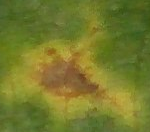
#> input picture imagens/Soja Carijo/DSC_0127_10.png, 150 x 132 px
$ python -i teste.py   (imports and definitions only)
#> lines starting #> are read from the running program, lines starting #| are printed output that depends on the picture
#> further down, picture is the input picture: shape (132, 150, 3); mean B, G, R 44.1, 122.3, 117.3
import cv2
import numpy as np
import joblib
from skimage.feature import hog
from skfuzzy import gaussmf
import tkinter as tk
from tkinter import filedialog
from PIL import Image, ImageTk
import matplotlib.pyplot as plt


# Pesos para os recursos e valores de pertinência fuzzy (valores arbitrários, ajuste conforme necessário)
fuzzy_weights = [0.05, 0.3, 0.05, 0.05, 0.05, 0.05, 0,15]

# Variáveis globais para armazenar informações sobre a seleção retangular
ref_pt = []
cropping = False

def extract_hog_features(image):
    image_cin = cv2.cvtColor(image, cv2.COLOR_BGR2GRAY)
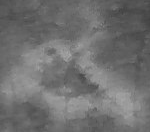
#> image_cin: shape (132, 150); min 65, max 168, mean 111.9
    resized_image_cin = cv2.resize(image_cin, (64, 64))
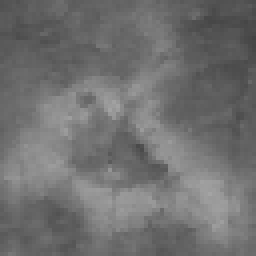
#> resized_image_cin: shape (64, 64) (shown 4 times larger); min 67, max 164, mean 111.8
    resized_image = cv2.resize(image, (64, 64))
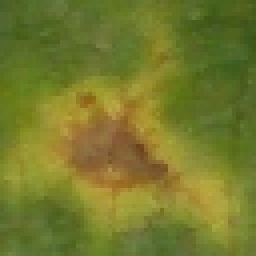
#> resized_image: shape (64, 64, 3) (shown 4 times larger); mean B, G, R 44, 122.3, 117.2

    hog_features = hog(resized_image_cin, pixels_per_cell=(8, 8), cells_per_block=(2, 2))
#> hog_features = 1764 values, max 0.284 at index 1553, min 0 at index 428, mean 0.149

    # Converter a imagem para o espaço de cores HSV
    hsv_image = cv2.cvtColor(resized_image, cv2.COLOR_BGR2HSV)
#> hsv_image: shape (64, 64, 3); mean H, S, V 32.8, 167.4, 128.3

    # Extrair histograma de cores dos canais H, S e V da imagem HSV
    color_hist_features_h = cv2.calcHist([hsv_image], [0], None, [8], [0, 256])
#> color_hist_features_h = [1467, 2629, 0, 0, 0, 0, 0, 0]
    color_hist_features_s = cv2.calcHist([hsv_image], [1], None, [8], [0, 256])
#> color_hist_features_s = [0, 0, 0, 31, 1197, 2610, 258, 0]
    color_hist_features_v = cv2.calcHist([hsv_image], [2], None, [8], [0, 256])
#> color_hist_features_v = [0, 0, 139, 2143, 1312, 502, 0, 0]

    # Normalizar os histogramas de cores
    color_hist_features_h = cv2.normalize(color_hist_features_h, color_hist_features_h).flatten()
#> color_hist_features_h = [0.487, 0.873, 0, 0, 0, 0, 0, 0]
    color_hist_features_s = cv2.normalize(color_hist_features_s, color_hist_features_s).flatten()
#> color_hist_features_s = [0, 0, 0, 0.0108, 0.415, 0.905, 0.0895, 0]
    color_hist_features_v = cv2.normalize(color_hist_features_v, color_hist_features_v).flatten()
#> color_hist_features_v = [0, 0, 0.0542, 0.835, 0.511, 0.196, 0, 0]

    color_hist_features_r = cv2.calcHist([image], [0], None, [8], [0, 256])
#> color_hist_features_r = [2486, 16661, 653, 0, 0, 0, 0, 0]
    color_hist_features_g = cv2.calcHist([image], [1], None, [8], [0, 256])
#> color_hist_features_g = [0, 0, 1016, 11712, 6635, 437, 0, 0]
    color_hist_features_b = cv2.calcHist([image], [2], None, [8], [0, 256])
#> color_hist_features_b = [0, 124, 6001, 6224, 5040, 2407, 4, 0]

    color_hist_features_r = cv2.normalize(color_hist_features_r, color_hist_features_r).flatten()
#> color_hist_features_r = [0.147, 0.988, 0.0387, 0, 0, 0, 0, 0]
    color_hist_features_g = cv2.normalize(color_hist_features_g, color_hist_features_g).flatten()
#> color_hist_features_g = [0, 0, 0.0752, 0.867, 0.491, 0.0324, 0, 0]
    color_hist_features_b = cv2.normalize(color_hist_features_b, color_hist_features_b).flatten()
#> color_hist_features_b = [0, 0.012, 0.583, 0.605, 0.49, 0.234, 0.000389, 0]

    # Combine the HOG and color histogram features in a dictionary
    features = {
        'hog': hog_features,
        'color_hist_h': color_hist_features_h,
        'color_hist_s': color_hist_features_s,
        'color_hist_v': color_hist_features_v,
        'color_hist_r': color_hist_features_r,
        'color_hist_g': color_hist_features_g,
        'color_hist_b': color_hist_features_b,
    }

    return features


# Carregar o modelo treinado a partir do arquivo
modelo_arquivo = "modelo_rede_neural.joblib"
# [1 line not run here, left out]

# Function to handle mouse click events
# [115 lines left out: functions on_click, calculate_fuzzy_memberships, open_image, not called in this run]

# Cria a janela principal
# [2 lines not run here, left out]

# Botão para abrir a imagem
# [1 line that did not run here, left out]
# [1 line not run here, left out]

# Label para mostrar o resultado da classificação
# [1 line that did not run here, left out]
# [4 lines not run here, left out]

>>> import cv2
>>> picture = cv2.imread('imagens/Soja Carijo/DSC_0127_10.png')
>>> result = extract_hog_features(picture)
#> result = 7 items

$ run again, on imagens/Soja Crestamento/DSC_0039_11.png
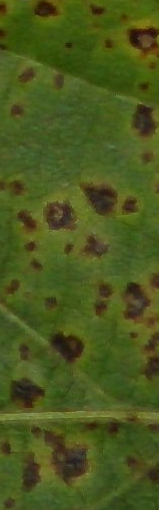
#> input picture imagens/Soja Crestamento/DSC_0039_11.png, 159 x 510 px
#> picture is the input picture: shape (510, 159, 3); mean B, G, R 29.5, 87.4, 74.3
#> in extract_hog_features, `resized_image_cin = cv2.resize(image_cin, (64, 64))`:
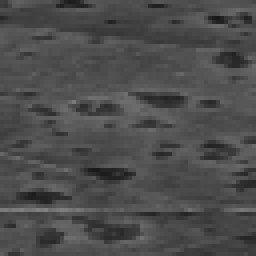
#> resized_image_cin: shape (64, 64) (shown 4 times larger); min 24, max 129, mean 76.6
#> in extract_hog_features, `resized_image = cv2.resize(image, (64, 64))`:
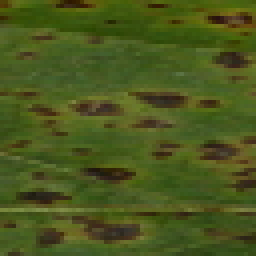
#> resized_image: shape (64, 64, 3) (shown 4 times larger); mean B, G, R 29.2, 87.1, 74
#> hog_features = 1764 values, max 0.384 at index 1516, min 0 at index 1, mean 0.139
#> hsv_image: shape (64, 64, 3); mean H, S, V 36, 171.6, 89
#> in extract_hog_features, `color_hist_features_h = cv2.calcHist([hsv_image], [0], None, [8], [0, ..`: color_hist_features_h = [824, 3272, 0, 0, 0, 0, 0, 0]
#> in extract_hog_features, `color_hist_features_s = cv2.calcHist([hsv_image], [1], None, [8], [0, ..`: color_hist_features_s = [0, 5, 25, 115, 1201, 1922, 637, 191]
#> in extract_hog_features, `color_hist_features_v = cv2.calcHist([hsv_image], [2], None, [8], [0, ..`: color_hist_features_v = [2, 249, 2501, 1326, 18, 0, 0, 0]
#> in extract_hog_features, `color_hist_features_h = cv2.normalize(color_hist_features_h, color_his..`: color_hist_features_h = [0.244, 0.97, 0, 0, 0, 0, 0, 0]
#> in extract_hog_features, `color_hist_features_s = cv2.normalize(color_hist_features_s, color_his..`: color_hist_features_s = [0, 0.00211, 0.0106, 0.0486, 0.508, 0.813, 0.269, 0.0808]
#> in extract_hog_features, `color_hist_features_v = cv2.normalize(color_hist_features_v, color_his..`: color_hist_features_v = [0.000704, 0.0876, 0.88, 0.467, 0.00633, 0, 0, 0]
#> in extract_hog_features, `color_hist_features_r = cv2.calcHist([image], [0], None, [8], [0, 256])`: color_hist_features_r = [44582, 36131, 377, 0, 0, 0, 0, 0]
#> in extract_hog_features, `color_hist_features_g = cv2.calcHist([image], [1], None, [8], [0, 256])`: color_hist_features_g = [562, 7619, 46358, 26144, 407, 0, 0, 0]
#> in extract_hog_features, `color_hist_features_b = cv2.calcHist([image], [2], None, [8], [0, 256])`: color_hist_features_b = [28, 18612, 54974, 7369, 107, 0, 0, 0]
#> in extract_hog_features, `color_hist_features_r = cv2.normalize(color_hist_features_r, color_his..`: color_hist_features_r = [0.777, 0.63, 0.00657, 0, 0, 0, 0, 0]
#> in extract_hog_features, `color_hist_features_g = cv2.normalize(color_hist_features_g, color_his..`: color_hist_features_g = [0.0105, 0.142, 0.862, 0.486, 0.00757, 0, 0, 0]
#> in extract_hog_features, `color_hist_features_b = cv2.normalize(color_hist_features_b, color_his..`: color_hist_features_b = [0.000479, 0.318, 0.94, 0.126, 0.00183, 0, 0, 0]
#> result = 7 items

$ run again, on imagens/Soja Crestamento/DSC_0039_3.png
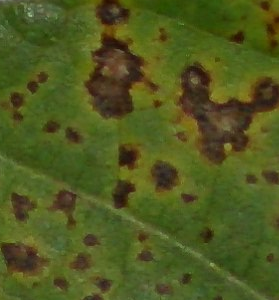
#> input picture imagens/Soja Crestamento/DSC_0039_3.png, 279 x 300 px
#> picture is the input picture: shape (300, 279, 3); mean B, G, R 31.3, 88.7, 79.5
#> in extract_hog_features, `resized_image_cin = cv2.resize(image_cin, (64, 64))`:
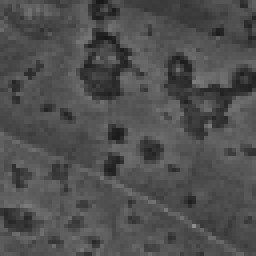
#> resized_image_cin: shape (64, 64) (shown 4 times larger); min 23, max 140, mean 79.3
#> in extract_hog_features, `resized_image = cv2.resize(image, (64, 64))`:
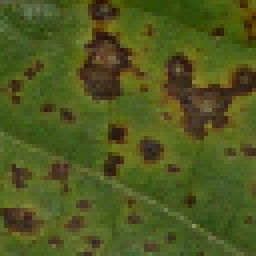
#> resized_image: shape (64, 64, 3) (shown 4 times larger); mean B, G, R 31.1, 88.5, 79.4
#> hog_features = 1764 values, max 0.265 at index 297, min 0 at index 1, mean 0.15
#> hsv_image: shape (64, 64, 3); mean H, S, V 33.7, 169.2, 92.2
#> in extract_hog_features, `color_hist_features_h = cv2.calcHist([hsv_image], [0], None, [8], [0, ..`: color_hist_features_h = [1175, 2921, 0, 0, 0, 0, 0, 0]
#> in extract_hog_features, `color_hist_features_s = cv2.calcHist([hsv_image], [1], None, [8], [0, ..`: color_hist_features_s = [0, 0, 35, 249, 1142, 1925, 562, 183]
#> in extract_hog_features, `color_hist_features_v = cv2.calcHist([hsv_image], [2], None, [8], [0, ..`: color_hist_features_v = [0, 248, 1922, 1909, 17, 0, 0, 0]
#> in extract_hog_features, `color_hist_features_h = cv2.normalize(color_hist_features_h, color_his..`: color_hist_features_h = [0.373, 0.928, 0, 0, 0, 0, 0, 0]
#> in extract_hog_features, `color_hist_features_s = cv2.normalize(color_hist_features_s, color_his..`: color_hist_features_s = [0, 0, 0.015, 0.107, 0.49, 0.827, 0.241, 0.0786]
#> in extract_hog_features, `color_hist_features_v = cv2.normalize(color_hist_features_v, color_his..`: color_hist_features_v = [0, 0.0912, 0.707, 0.702, 0.00625, 0, 0, 0]
#> in extract_hog_features, `color_hist_features_r = cv2.calcHist([image], [0], None, [8], [0, 256])`: color_hist_features_r = [42756, 40077, 836, 25, 6, 0, 0, 0]
#> in extract_hog_features, `color_hist_features_g = cv2.calcHist([image], [1], None, [8], [0, 256])`: color_hist_features_g = [875, 10492, 35257, 36810, 257, 9, 0, 0]
#> in extract_hog_features, `color_hist_features_b = cv2.calcHist([image], [2], None, [8], [0, 256])`: color_hist_features_b = [0, 13775, 54691, 14931, 301, 2, 0, 0]
#> in extract_hog_features, `color_hist_features_r = cv2.normalize(color_hist_features_r, color_his..`: color_hist_features_r = [0.73, 0.684, 0.0143, 0.000427, 0.000102, 0, 0, 0]
#> in extract_hog_features, `color_hist_features_g = cv2.normalize(color_hist_features_g, color_his..`: color_hist_features_g = [0.0168, 0.202, 0.677, 0.707, 0.00494, 0.000173, 0, 0]
#> in extract_hog_features, `color_hist_features_b = cv2.normalize(color_hist_features_b, color_his..`: color_hist_features_b = [0, 0.236, 0.937, 0.256, 0.00516, 3.43e-05, 0, 0]
#> result = 7 items

$ run again, on imagens/Soja Ferrugem/DSC_0024_1.png
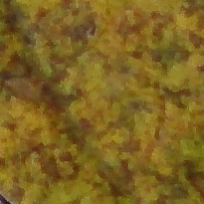
#> input picture imagens/Soja Ferrugem/DSC_0024_1.png, 204 x 204 px
#> picture is the input picture: shape (204, 204, 3); mean B, G, R 33.6, 99.4, 125.3
#> in extract_hog_features, `image_cin = cv2.cvtColor(image, cv2.COLOR_BGR2GRAY)`:
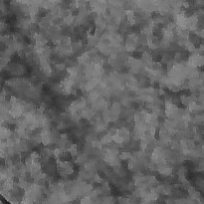
#> image_cin: shape (204, 204); min 24, max 150, mean 99.7
#> in extract_hog_features, `resized_image = cv2.resize(image, (64, 64))`:
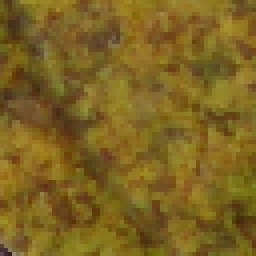
#> resized_image: shape (64, 64, 3) (shown 4 times larger); mean B, G, R 33.5, 99.3, 125.2
#> hog_features = 1764 values, max 0.247 at index 519, min 0.0161 at index 764, mean 0.155
#> hsv_image: shape (64, 64, 3); mean H, S, V 21.5, 186.9, 125.2
#> in extract_hog_features, `color_hist_features_h = cv2.calcHist([hsv_image], [0], None, [8], [0, ..`: color_hist_features_h = [4093, 0, 0, 0, 0, 3, 0, 0]
#> in extract_hog_features, `color_hist_features_s = cv2.calcHist([hsv_image], [1], None, [8], [0, ..`: color_hist_features_s = [0, 1, 6, 21, 287, 2134, 1539, 108]
#> in extract_hog_features, `color_hist_features_v = cv2.calcHist([hsv_image], [2], None, [8], [0, ..`: color_hist_features_v = [0, 2, 258, 1845, 1947, 44, 0, 0]
#> in extract_hog_features, `color_hist_features_h = cv2.normalize(color_hist_features_h, color_his..`: color_hist_features_h = [1, 0, 0, 0, 0, 0.000733, 0, 0]
#> in extract_hog_features, `color_hist_features_s = cv2.normalize(color_hist_features_s, color_his..`: color_hist_features_s = [0, 0.000378, 0.00227, 0.00793, 0.108, 0.806, 0.581, 0.0408]
#> in extract_hog_features, `color_hist_features_v = cv2.normalize(color_hist_features_v, color_his..`: color_hist_features_v = [0, 0.000742, 0.0957, 0.685, 0.722, 0.0163, 0, 0]
#> in extract_hog_features, `color_hist_features_r = cv2.calcHist([image], [0], None, [8], [0, 256])`: color_hist_features_r = [17903, 23398, 294, 20, 1, 0, 0, 0]
#> in extract_hog_features, `color_hist_features_g = cv2.calcHist([image], [1], None, [8], [0, 256])`: color_hist_features_g = [11, 1653, 14757, 22672, 2523, 0, 0, 0]
#> in extract_hog_features, `color_hist_features_b = cv2.calcHist([image], [2], None, [8], [0, 256])`: color_hist_features_b = [0, 24, 2676, 18506, 19837, 573, 0, 0]
#> in extract_hog_features, `color_hist_features_r = cv2.normalize(color_hist_features_r, color_his..`: color_hist_features_r = [0.608, 0.794, 0.00998, 0.000679, 3.39e-05, 0, 0, 0]
#> in extract_hog_features, `color_hist_features_g = cv2.normalize(color_hist_features_g, color_his..`: color_hist_features_g = [0.000404, 0.0607, 0.542, 0.833, 0.0927, 0, 0, 0]
#> in extract_hog_features, `color_hist_features_b = cv2.normalize(color_hist_features_b, color_his..`: color_hist_features_b = [0, 0.00088, 0.0981, 0.679, 0.728, 0.021, 0, 0]
#> result = 7 items
